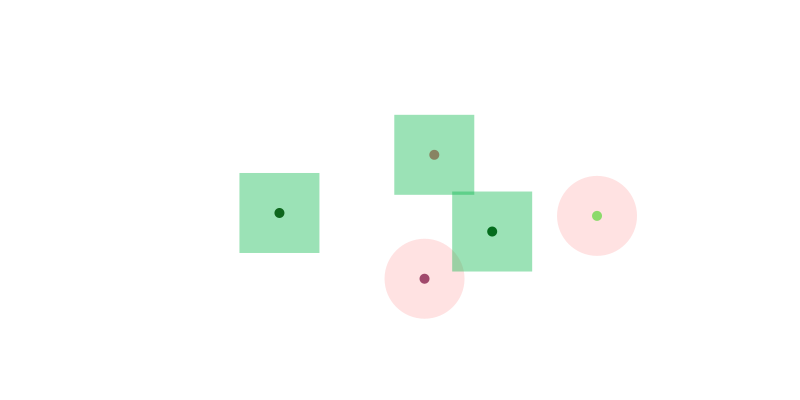
Frame 1 (no input)
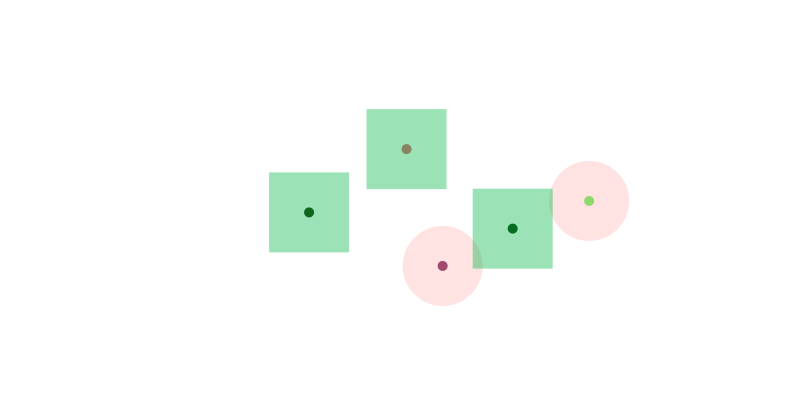
Frame 60 (the mouse pressed at the canvas centre just before this capture)
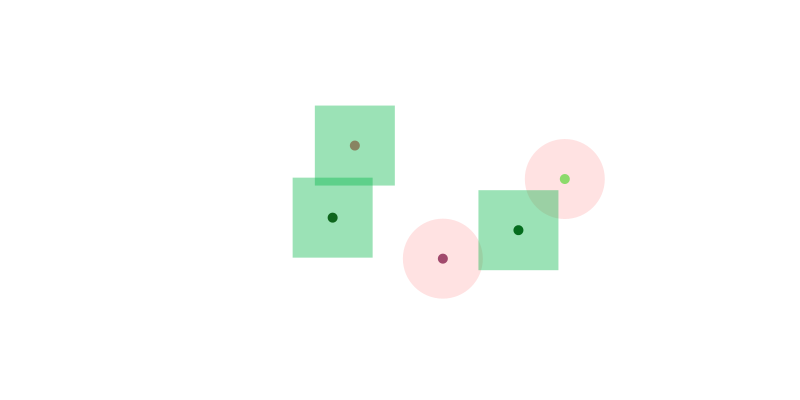
Frame 120 (the mouse held since frame 60 and released just before this capture)

The Processing sketch that drew these frames (run headless with seeded random() and noise(); from frame 60 on, the mouse is pressed at the canvas centre):

// Processing sketch: users_simulation_processing
// ── users_simulation_processing.pde
import java.util.ArrayList;
import java.util.HashSet;
// todo: write method addUser to UserManager, allow to add new user with up arrow or something
UserManager userManager;
ArrayList<User> users;

void setup() {

  size(800, 400);
  userManager = new UserManager();
  userManager.initializeUsers("normal", 5); // Initialize 5 normal users
  //userManager.initializeUsers("mouse", 1);  // Initialize 1 mouse-controlled user
}

void draw() {
  background(255);
  userManager.run();
  users = userManager.getUsers();
  for (User user : users) {
    user.show(); //Remove this to hide user dot.
    // ##### EXAMPLE CODE: divide the users to 2 random groups rect VS circle #####
    noStroke();

    int shapeSize = width/10;
    if (user.id % 2 == 0) { // if user id is even
      fill(255, 180, 180, 100);
      circle(user.position.x,user.position.y,shapeSize);
    } else { // if user id is odd
      rectMode(CENTER);
      fill(0, 180, 70, 100);
      rect(user.position.x,user.position.y,shapeSize,shapeSize);
    }
    // ##### END EXAMPLE #####

  }
}

void keyPressed() {
  switch(key) {
    case '+':
    case '=': // Handle both keys due to keyboard layout differences
      userManager.addNormalUser();
      break;
    case '-':
      userManager.removeNormalUser();
      break;
  }
}

// ── User.pde

class UserManager {
  ArrayList<User> users = new ArrayList<User>();
  HashSet<Integer> usedIds = new HashSet<Integer>();

  UserManager() {
    // Constructor stays clean
  }

  void initializeUsers(String type, int count) {
    for (int i = 0; i < count; i++) {
      int id = generateUniqueId();
      color col = generateRandomColor(); // Safe to call here if within setup()
      PVector position = new PVector(random(width), random(height));
      if (type.equals("normal")) {
        users.add(new NormalUser(id, position, col));
      } else if (type.equals("mouse")) {
        users.add(new MouseUser(id, col));
      }
    }
  }

  int generateUniqueId() {
    int id;
    do {
      id = floor(random(1000));
    } while (usedIds.contains(id));
    usedIds.add(id);
    return id;
  }
  
  void addNormalUser() {
    int id = generateUniqueId();
    color col = generateRandomColor();
    PVector position = new PVector(random(width), random(height));
    users.add(new NormalUser(id, position, col));
  }  
  
  void removeNormalUser() {
  // This method removes the first normal user found and frees their ID
  for (int i = users.size() - 1; i >= 0; i--) {
    User user = users.get(i);
    if (user instanceof NormalUser) {
      usedIds.remove(user.id);  // Remove the ID from the used set, freeing it up for reuse
      users.remove(i);  // Remove the user from the list
      break; // Stop after removing one user to ensure only one user is removed per key press
    }
  }
}


  color generateRandomColor() {
    return color(random(255), random(255), random(255));
  }

ArrayList<User> getUsers() {
  ArrayList<User> copy = new ArrayList<User>();
  for (User user : users) {
    copy.add(user.copy()); // Use the copy method
  }
  return copy;
}


  void run() {
    for (User user : users) {
      user.walk();
      //user.show(); // REMOVE THIS FOR ALWAYS DRAWING USERS ON SCREEN
    }
  }
}

float NOISE_SCALE_MOVEMENT = 0.001;
abstract class User {
  int id;
  PVector position;
  color userColor; // Changed variable name from 'color' to 'userColor'

  User(int id, PVector position, color userColor) { // Adjust constructor
    this.id = id;
    this.position = position;
    this.userColor = userColor;
  }

  abstract User copy();

  void walk() {
    // This method can be overridden by subclasses
  }

  void show() {
    fill(userColor); // Adjust usage to new variable name
    noStroke();
    ellipse(position.x, position.y, 10, 10);
  }
}

// Subclass for normal random walking users
class NormalUser extends User {
  float xoff, yoff;

  NormalUser(int id, PVector position, color userColor) { // Adjust constructor
    super(id, position, userColor);
    xoff = random(1000);
    yoff = random(1000);
  }

  @Override
  User copy() {
    NormalUser copy = new NormalUser(this.id, this.position.copy(), this.userColor);
    copy.xoff = this.xoff;
    copy.yoff = this.yoff;
    return copy;
  }

  void walk() {
    position.x = map(noise(xoff), 0, 1, 0, width);
    position.y = map(noise(yoff), 0, 1, 0, height);

    // Add boundary constraints to ensure the user does not leave the canvas
    float radius = 5; // Assuming the drawn ellipse has a radius of 5
    position.x = constrain(position.x, radius, width - radius);
    position.y = constrain(position.y, radius, height - radius);

    xoff += NOISE_SCALE_MOVEMENT;
    yoff += NOISE_SCALE_MOVEMENT;
  }
}

// Subclass for user controlled by mouse position
class MouseUser extends User {
  MouseUser(int id, color userColor) { // Adjust constructor
    super(id, new PVector(mouseX, mouseY), userColor);
  }

  @Override
  User copy() {
    return new MouseUser(this.id, this.userColor);
  }

  void walk() {
    position.x = mouseX;
    position.y = mouseY;
  }
}
